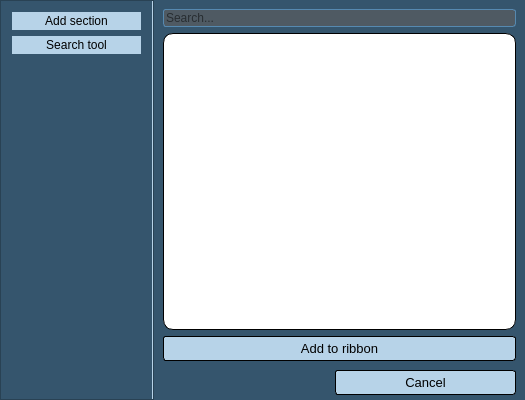
<?xml version="1.0" encoding="UTF-8"?>
<ui version="4.0">
 <class>SectionSelecterDialog</class>
 <widget class="QDialog" name="SectionSelecterDialog">
  <property name="enabled">
   <bool>true</bool>
  </property>
  <property name="geometry">
   <rect>
    <x>0</x>
    <y>0</y>
    <width>525</width>
    <height>400</height>
   </rect>
  </property>
  <property name="sizePolicy">
   <sizepolicy hsizetype="Minimum" vsizetype="Fixed">
    <horstretch>1</horstretch>
    <verstretch>1</verstretch>
   </sizepolicy>
  </property>
  <property name="font">
   <font>
    <family>Segoe UI</family>
    <pointsize>10</pointsize>
    <weight>50</weight>
    <italic>false</italic>
    <bold>false</bold>
   </font>
  </property>
  <property name="windowTitle">
   <string>Sections</string>
  </property>
  <property name="windowIcon">
   <iconset>
    <normaloff>:/plugins/GIAP-giap_layout/icons/giap_logo.png</normaloff>:/plugins/GIAP-giap_layout/icons/giap_logo.png</iconset>
  </property>
  <property name="styleSheet">
   <string notr="true">* {
	background-color: rgb(53, 85, 109);
    font: 10pt &quot;Segoe UI&quot;; 
}

QListWidget {
	alternate-background-color:  #e6e6e6;
}
QListWidget:item:selected {
	background: rgb(38, 60, 78);
	color: white;
}

QAbstractItemView
{
	alternate-background-color:  #e7e7e7;
	color:  black;
	border: 1px solid  #1a2936;
	border-radius: 3px;
	padding: 1px;
}

QAbstractItemView:selected
{
	color:  white;
	background-color: rgb(38, 60, 78);
}

QPushButton {
	color: black;
	border: 1px solid black;
	background-color: #b7d3e8;
	border-radius: 3px;
	padding: 4px;
}

QPushButton:hover {

	font-weight: bold;
}
QPushButton:pressed {
   background-color: #5689b0;
   border: 1px solid #6fb1e3;
}

QPushButton:disabled
{
	color: gray;
}

QToolButton {
	color:  black;
}

QPushButton:disabled
{
	color: gray;
}

QHeaderView::section
{
	background-color:  #cfcfcf;
	color:  black;
	padding-left: 4px;
}

QLineEdit
{
	border: 1px solid #5689b0;
    border-radius: 3px;
    background-color: #4f5a63;
}

QLineEdit:disabled
{
    color: white;
}</string>
  </property>
  <property name="locale">
   <locale language="English" country="UnitedKingdom"/>
  </property>
  <property name="sizeGripEnabled">
   <bool>false</bool>
  </property>
  <layout class="QGridLayout" name="gridLayout">
   <property name="leftMargin">
    <number>0</number>
   </property>
   <property name="topMargin">
    <number>0</number>
   </property>
   <property name="rightMargin">
    <number>0</number>
   </property>
   <property name="bottomMargin">
    <number>0</number>
   </property>
   <property name="spacing">
    <number>0</number>
   </property>
   <item row="3" column="1">
    <layout class="QHBoxLayout" name="horizontalLayout">
     <property name="spacing">
      <number>0</number>
     </property>
     <property name="leftMargin">
      <number>0</number>
     </property>
     <property name="topMargin">
      <number>0</number>
     </property>
     <property name="rightMargin">
      <number>9</number>
     </property>
     <property name="bottomMargin">
      <number>5</number>
     </property>
     <item>
      <spacer name="horizontalSpacer">
       <property name="orientation">
        <enum>Qt::Horizontal</enum>
       </property>
       <property name="sizeHint" stdset="0">
        <size>
         <width>40</width>
         <height>20</height>
        </size>
       </property>
      </spacer>
     </item>
     <item>
      <widget class="QPushButton" name="pushButton_cancel">
       <property name="sizePolicy">
        <sizepolicy hsizetype="Expanding" vsizetype="Fixed">
         <horstretch>0</horstretch>
         <verstretch>0</verstretch>
        </sizepolicy>
       </property>
       <property name="font">
        <font>
         <family>Segoe UI</family>
         <pointsize>10</pointsize>
         <weight>50</weight>
         <italic>false</italic>
         <bold>false</bold>
        </font>
       </property>
       <property name="text">
        <string>Cancel</string>
       </property>
      </widget>
     </item>
    </layout>
   </item>
   <item row="0" column="0" rowspan="4">
    <widget class="QWidget" name="widget" native="true">
     <property name="minimumSize">
      <size>
       <width>120</width>
       <height>0</height>
      </size>
     </property>
     <property name="font">
      <font>
       <family>Segoe UI Light</family>
       <pointsize>8</pointsize>
       <weight>9</weight>
       <italic>false</italic>
       <bold>false</bold>
      </font>
     </property>
     <property name="styleSheet">
      <string notr="true">background-color: rgb(53, 85, 109);
font: 75 8pt &quot;Segoe UI Light&quot;;

QWidget {
border-right: 2px solid black;
}

QPushButton {
	color: black;
	border: 1px solid black;
	background-color: #b7d3e8;
	border-radius: 3px;
	padding: 4px;
}

QPushButton:hover {

	font-weight: bold;
}
QPushButton:pressed {
   background-color: #5689b0;
   border: 1px solid #6fb1e3;
}

QPushButton:disabled
{
	color: gray;
}

QToolButton {
	color:  black;
}

QPushButton:disabled
{
	color: gray;
}</string>
     </property>
     <layout class="QVBoxLayout" name="verticalLayout">
      <property name="spacing">
       <number>20</number>
      </property>
      <property name="leftMargin">
       <number>0</number>
      </property>
      <property name="topMargin">
       <number>0</number>
      </property>
      <property name="rightMargin">
       <number>0</number>
      </property>
      <property name="bottomMargin">
       <number>0</number>
      </property>
      <item>
       <widget class="QFrame" name="frame_2">
        <property name="minimumSize">
         <size>
          <width>135</width>
          <height>0</height>
         </size>
        </property>
        <property name="styleSheet">
         <string notr="true">border-right: 2px solid #b7d3e8;
padding: 2px;
</string>
        </property>
        <property name="frameShape">
         <enum>QFrame::StyledPanel</enum>
        </property>
        <property name="frameShadow">
         <enum>QFrame::Raised</enum>
        </property>
        <layout class="QVBoxLayout" name="verticalLayout_3">
         <item>
          <widget class="QPushButton" name="addSectionTab">
           <property name="styleSheet">
            <string notr="true">QPushButton{   
   background-color: #b7d3e8;
   color: black;
   font: 10pt &quot;Segoe UI&quot;; 
   border: none;
   border-radius:none;
}
QPushButton:hover {

	font-weight: bold;
}
QPushButton:pressed {
   background-color: #5689b0;
   border: 1px solid #6fb1e3;
}

QPushButton:disabled
{
	color: gray;
}

QPushButton:disabled
{
	color: gray;
}</string>
           </property>
           <property name="text">
            <string>Add section</string>
           </property>
          </widget>
         </item>
         <item>
          <widget class="QPushButton" name="searchToolTab">
           <property name="styleSheet">
            <string notr="true">QPushButton{   
   background-color: #b7d3e8;
   color: black;
   font: 10pt &quot;Segoe UI&quot;; 
   border: none;
   border-radius:none;
   width:125%;
}
QPushButton:hover {

	font-weight: bold;
}
QPushButton:pressed {
   background-color: #5689b0;
   border: 1px solid #6fb1e3;
}

QPushButton:disabled
{
	color: gray;
}

QPushButton:disabled
{
	color: gray;
}</string>
           </property>
           <property name="text">
            <string>Search tool</string>
           </property>
          </widget>
         </item>
         <item>
          <spacer name="verticalSpacer">
           <property name="orientation">
            <enum>Qt::Vertical</enum>
           </property>
           <property name="sizeHint" stdset="0">
            <size>
             <width>20</width>
             <height>40</height>
            </size>
           </property>
          </spacer>
         </item>
        </layout>
       </widget>
      </item>
     </layout>
    </widget>
   </item>
   <item row="2" column="1">
    <widget class="QStackedWidget" name="stackedWidget">
     <property name="font">
      <font>
       <family>Segoe UI</family>
       <pointsize>10</pointsize>
       <weight>50</weight>
       <italic>false</italic>
       <bold>false</bold>
      </font>
     </property>
     <property name="styleSheet">
      <string notr="true"/>
     </property>
     <property name="frameShape">
      <enum>QFrame::NoFrame</enum>
     </property>
     <property name="frameShadow">
      <enum>QFrame::Plain</enum>
     </property>
     <property name="currentIndex">
      <number>1</number>
     </property>
     <widget class="QWidget" name="zakoncz">
      <layout class="QGridLayout" name="gridLayout_9">
       <property name="leftMargin">
        <number>0</number>
       </property>
       <property name="topMargin">
        <number>0</number>
       </property>
       <property name="rightMargin">
        <number>0</number>
       </property>
       <property name="bottomMargin">
        <number>0</number>
       </property>
       <property name="spacing">
        <number>0</number>
       </property>
       <item row="0" column="0">
        <widget class="QFrame" name="frame_18">
         <property name="minimumSize">
          <size>
           <width>200</width>
           <height>30</height>
          </size>
         </property>
         <property name="maximumSize">
          <size>
           <width>16777215</width>
           <height>30</height>
          </size>
         </property>
         <property name="styleSheet">
          <string notr="true">background-color: #4f5a63;
</string>
         </property>
         <property name="frameShape">
          <enum>QFrame::NoFrame</enum>
         </property>
         <property name="frameShadow">
          <enum>QFrame::Plain</enum>
         </property>
         <widget class="QLabel" name="title_label_12">
          <property name="geometry">
           <rect>
            <x>8</x>
            <y>0</y>
            <width>231</width>
            <height>30</height>
           </rect>
          </property>
          <property name="font">
           <font>
            <family>Segoe UI</family>
            <pointsize>10</pointsize>
            <weight>75</weight>
            <italic>false</italic>
            <bold>true</bold>
           </font>
          </property>
          <property name="styleSheet">
           <string notr="true">color : white;	font-weight: bold;</string>
          </property>
          <property name="text">
           <string>Add section</string>
          </property>
         </widget>
        </widget>
       </item>
       <item row="1" column="0">
        <widget class="QFrame" name="frame_17">
         <property name="styleSheet">
          <string notr="true"/>
         </property>
         <property name="frameShape">
          <enum>QFrame::StyledPanel</enum>
         </property>
         <property name="frameShadow">
          <enum>QFrame::Raised</enum>
         </property>
         <layout class="QGridLayout" name="gridLayout_17">
          <item row="0" column="1">
           <widget class="QFrame" name="frame">
            <property name="styleSheet">
             <string notr="true">border: 1px solid black;
border-radius: 10px;
background-color: white;</string>
            </property>
            <property name="frameShape">
             <enum>QFrame::StyledPanel</enum>
            </property>
            <property name="frameShadow">
             <enum>QFrame::Raised</enum>
            </property>
            <layout class="QVBoxLayout" name="verticalLayout_2">
             <property name="topMargin">
              <number>0</number>
             </property>
             <item>
              <widget class="QLabel" name="label">
               <property name="minimumSize">
                <size>
                 <width>0</width>
                 <height>30</height>
                </size>
               </property>
               <property name="styleSheet">
                <string notr="true">border-width: 0px;
border-radius: 0px;
border-bottom: 1px solid black;
color: black;</string>
               </property>
               <property name="text">
                <string>Sections</string>
               </property>
               <property name="alignment">
                <set>Qt::AlignCenter</set>
               </property>
              </widget>
             </item>
             <item>
              <widget class="QListWidget" name="toolList">
               <property name="styleSheet">
                <string notr="true">QListWidget {
    alternate-background-color:  rgb(87, 131, 167);
	background-color: white;
	border-width: 0px;
}
</string>
               </property>
               <property name="selectionMode">
                <enum>QAbstractItemView::MultiSelection</enum>
               </property>
               <property name="selectionBehavior">
                <enum>QAbstractItemView::SelectRows</enum>
               </property>
              </widget>
             </item>
            </layout>
           </widget>
          </item>
          <item row="1" column="1">
           <widget class="QPushButton" name="pushButton_add">
            <property name="text">
             <string>Add selection</string>
            </property>
           </widget>
          </item>
         </layout>
        </widget>
       </item>
      </layout>
     </widget>
     <widget class="QWidget" name="page">
      <layout class="QVBoxLayout" name="verticalLayout_5">
       <item>
        <widget class="QgsFilterLineEdit" name="searchBox">
         <property name="toolTip">
          <string>Enter algorithm name to filter list</string>
         </property>
         <property name="styleSheet">
          <string notr="true"/>
         </property>
         <property name="placeholderText">
          <string>Search...</string>
         </property>
         <property name="showSearchIcon">
          <bool>true</bool>
         </property>
        </widget>
       </item>
       <item>
        <widget class="QFrame" name="frame_3">
         <property name="styleSheet">
          <string notr="true">border: 1px solid black;
border-radius: 10px;
background-color: white;</string>
         </property>
         <property name="frameShape">
          <enum>QFrame::StyledPanel</enum>
         </property>
         <property name="frameShadow">
          <enum>QFrame::Raised</enum>
         </property>
         <layout class="QVBoxLayout" name="verticalLayout_4">
          <property name="topMargin">
           <number>0</number>
          </property>
          <item>
           <spacer name="verticalSpacer_2">
            <property name="orientation">
             <enum>Qt::Vertical</enum>
            </property>
            <property name="sizeType">
             <enum>QSizePolicy::Minimum</enum>
            </property>
            <property name="sizeHint" stdset="0">
             <size>
              <width>20</width>
              <height>8</height>
             </size>
            </property>
           </spacer>
          </item>
          <item>
           <widget class="QgsProcessingToolboxTreeView" name="algorithmTree">
            <property name="sizePolicy">
             <sizepolicy hsizetype="Expanding" vsizetype="Expanding">
              <horstretch>0</horstretch>
              <verstretch>0</verstretch>
             </sizepolicy>
            </property>
            <property name="contextMenuPolicy">
             <enum>Qt::CustomContextMenu</enum>
            </property>
            <property name="styleSheet">
             <string notr="true">QTreeView:item
{
    color: black;
	border: none;
}

QTreeView
{
	border:1px;
}

QToolTip
{
    color:white;
    font: 9pt &quot;Segoe UI&quot;;
    font-weight: normal;
    border-style: outset;
    border: none;
    border-radius: 6px;
    background-color:qlineargradient(spread:pad, x1:0, y1:1, x2:0, y2:0, stop:0 #41617c, stop:1 #5a87ac);
}</string>
            </property>
            <property name="showDropIndicator" stdset="0">
             <bool>false</bool>
            </property>
            <property name="selectionMode">
             <enum>QAbstractItemView::MultiSelection</enum>
            </property>
            <property name="headerHidden">
             <bool>true</bool>
            </property>
           </widget>
          </item>
          <item>
           <spacer name="verticalSpacer_3">
            <property name="orientation">
             <enum>Qt::Vertical</enum>
            </property>
            <property name="sizeType">
             <enum>QSizePolicy::Fixed</enum>
            </property>
            <property name="sizeHint" stdset="0">
             <size>
              <width>20</width>
              <height>5</height>
             </size>
            </property>
           </spacer>
          </item>
         </layout>
        </widget>
       </item>
       <item>
        <layout class="QHBoxLayout" name="horizontalLayout_2">
         <item>
          <widget class="QPushButton" name="addAlgButton">
           <property name="sizePolicy">
            <sizepolicy hsizetype="Expanding" vsizetype="Fixed">
             <horstretch>0</horstretch>
             <verstretch>0</verstretch>
            </sizepolicy>
           </property>
           <property name="font">
            <font>
             <family>Segoe UI</family>
             <pointsize>10</pointsize>
             <weight>50</weight>
             <italic>false</italic>
             <bold>false</bold>
            </font>
           </property>
           <property name="text">
            <string>Add to ribbon</string>
           </property>
          </widget>
         </item>
        </layout>
       </item>
      </layout>
     </widget>
    </widget>
   </item>
  </layout>
 </widget>
 <customwidgets>
  <customwidget>
   <class>QgsFilterLineEdit</class>
   <extends>QLineEdit</extends>
   <header>qgsfilterlineedit.h</header>
  </customwidget>
  <customwidget>
   <class>QgsProcessingToolboxTreeView</class>
   <extends>QTreeView</extends>
   <header>qgis.gui</header>
  </customwidget>
 </customwidgets>
 <resources/>
 <connections>
  <connection>
   <sender>pushButton_cancel</sender>
   <signal>clicked()</signal>
   <receiver>SectionSelecterDialog</receiver>
   <slot>reject()</slot>
   <hints>
    <hint type="sourcelabel">
     <x>452</x>
     <y>394</y>
    </hint>
    <hint type="destinationlabel">
     <x>461</x>
     <y>408</y>
    </hint>
   </hints>
  </connection>
  <connection>
   <sender>pushButton_add</sender>
   <signal>clicked()</signal>
   <receiver>SectionSelecterDialog</receiver>
   <slot>accept()</slot>
   <hints>
    <hint type="sourcelabel">
     <x>298</x>
     <y>343</y>
    </hint>
    <hint type="destinationlabel">
     <x>230</x>
     <y>199</y>
    </hint>
   </hints>
  </connection>
 </connections>
</ui>
